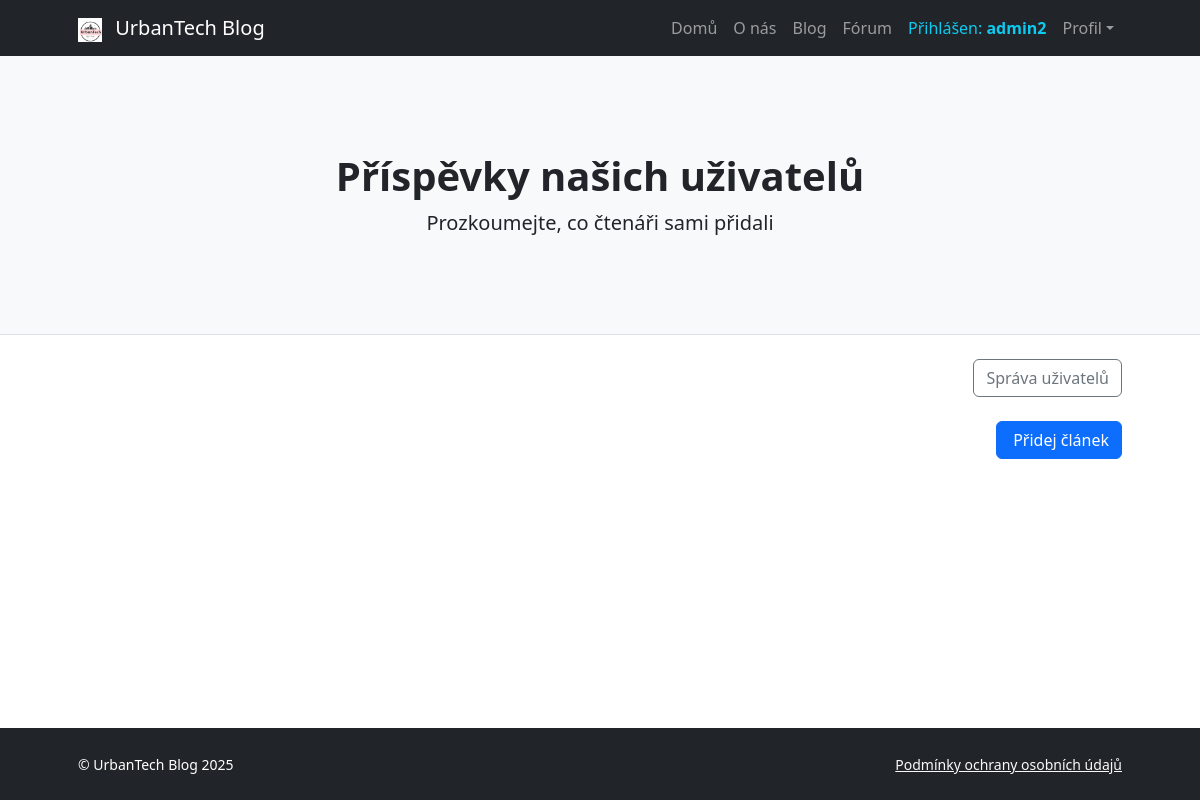
Before: /Views/post/user_post.php (signed in) with the older database file.
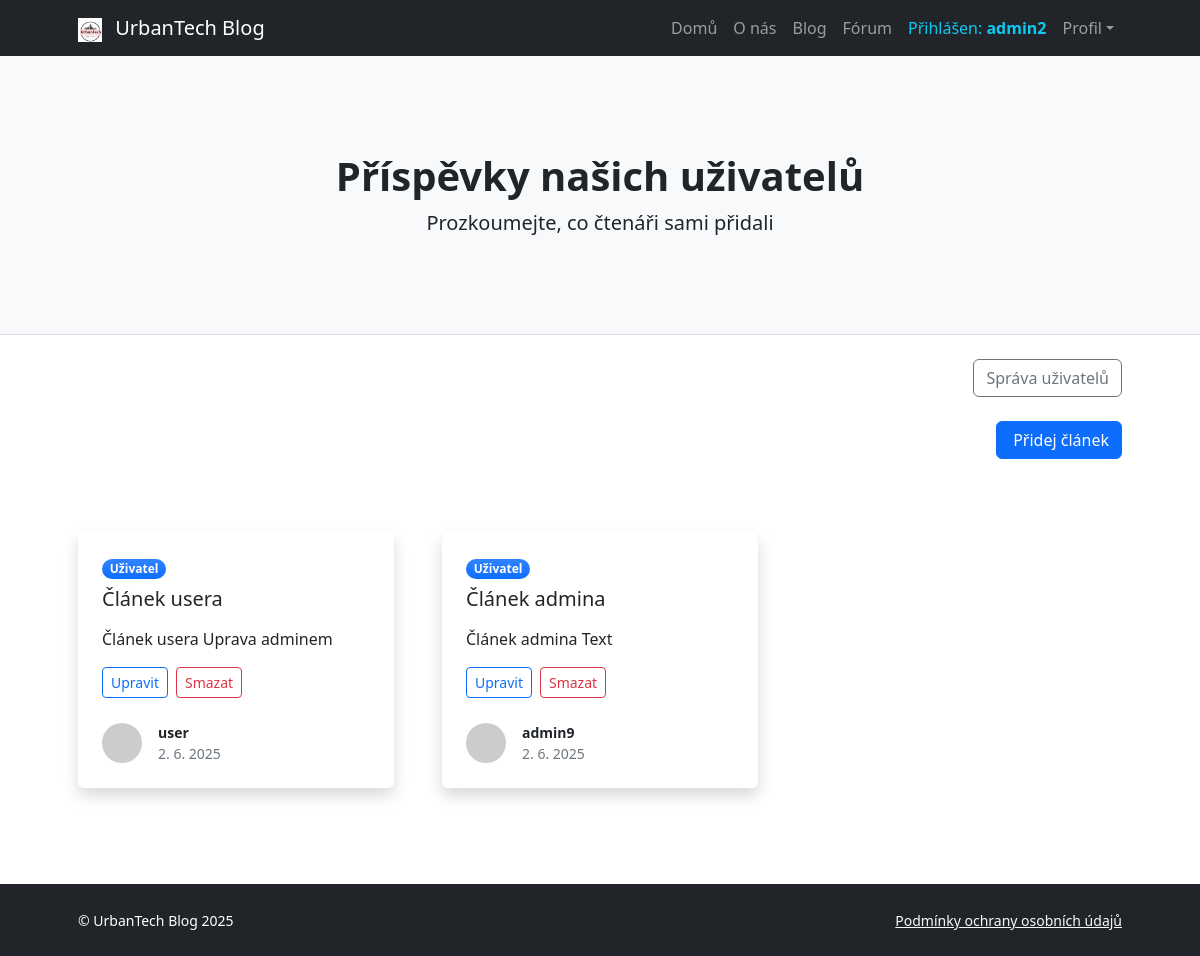
After: the same page with the newer database file.
### tables this page shows
CREATE TABLE `user_posts` (
  `id` int(11) NOT NULL,
  `user_id` int(11) NOT NULL,
  `title` varchar(255) NOT NULL,
  `content` text NOT NULL,
  `image_path` varchar(255) DEFAULT NULL,
  `created_at` datetime DEFAULT current_timestamp()
);

CREATE TABLE `blog_users` (
  `id` int(11) NOT NULL,
  `username` varchar(100) NOT NULL,
  `first_name` varchar(100) DEFAULT NULL,
  `last_name` varchar(100) DEFAULT NULL,
  `email` varchar(255) NOT NULL,
  `password` varchar(255) NOT NULL,
  `role` enum('user','admin') DEFAULT 'user',
  `created_at` timestamp NOT NULL DEFAULT current_timestamp()
);

### Views/post/user_post.php (the view, shortened to what this page needs)
<?php
try {
    $pdo = (new Database())->getConnection();
    $stmt = $pdo->query("SELECT p.id, p.title, p.content, p.image_path, p.created_at, u.username
                          FROM user_posts p
                          JOIN blog_users u ON p.user_id = u.id
                          ORDER BY p.created_at DESC");
    $posts = $stmt->fetchAll(PDO::FETCH_ASSOC);
} catch (PDOException $e) {
    die("Chyba databáze: " . $e->getMessage());
}
?>
<!DOCTYPE html>
<html lang="cs">
<head>
    <link href="https://cdn.jsdelivr.net/npm/bootstrap@5.3.0/dist/css/bootstrap.min.css" rel="stylesheet">
    <link rel="stylesheet" href="../../css/styles.css">
</head>
<body class="d-flex flex-column">
<main class="flex-shrink-0">
    <?php include 'navbar.php'; ?>
   <header class="py-5 bg-light border-bottom mb-4">
    <div class="container px-5">
        <div class="text-center my-5">
            <h1 class="fw-bolder">Příspěvky našich uživatelů</h1>
            <p class="lead mb-0">Prozkoumejte, co čtenáři sami přidali</p>
        </div>
    </div>
</header>
<?php if (isset($_SESSION['role']) && $_SESSION['role'] === 'admin'): ?>
    <div class="container px-5 mb-4 text-end">
        <a href="user_list.php" class="btn btn-outline-secondary">Správa uživatelů</a>
    </div>
<?php endif; ?>
<?php if (isset($_SESSION['user_id'])): ?>
    <div class="container px-5 mb-4 text-end">
        <a href="create_user_post.php" class="btn btn-primary">
            <i class="bi bi-plus-circle me-1"></i> Přidej článek
        </a>
    </div>
<?php endif; ?>
    <section class="py-5">
        <div class="container px-5">
            <div class="row gx-5">
              <?php foreach ($posts as $post): ?>
                <div class="col-lg-4 mb-5">
                    <div class="card h-100 shadow border-0">
                       <div class="card-body p-4">
                         <div class="badge bg-primary bg-gradient rounded-pill mb-2">Uživatel</div>
                        <h5 class="card-title mb-3">
                            <a class="text-decoration-none link-dark" href="user_post_detail.php?id=<?= $post['id'] ?>">
                                <?= htmlspecialchars($post['title']) ?>
                            </a>
                        </h5>
                        <p class="card-text mb-3"><?= htmlspecialchars(mb_strimwidth($post['content'], 0, 100, '...')) ?></p>
                        <?php if (isset($_SESSION['role']) && $_SESSION['role'] === 'admin'): ?>
                            <div class="d-flex gap-2">
                                <a href="edit_user_post.php?id=<?= $post['id'] ?>" class="btn btn-sm btn-outline-primary">Upravit</a>
                                <form action="../../Controllers/delete_user_post.php" method="post" onsubmit="return confirm('Opravdu chcete příspěvek smazat?');">
                                    <button type="submit" class="btn btn-sm btn-outline-danger">Smazat</button>
                                </form>
                            </div>
                        <?php endif; ?>
                    </div>
                        <div class="card-footer p-4 pt-0 bg-transparent border-top-0">
                            <div class="d-flex align-items-end justify-content-between">
                                <div class="d-flex align-items-center">
                                    <img class="rounded-circle me-3" src="https://dummyimage.com/40x40/ced4da/6c757d" alt="avatar" />
                                    <div class="small">
                                        <div class="fw-bold"><?= htmlspecialchars($post['username']) ?></div>
                                        <div class="text-muted"><?= date('j. n. Y', strtotime($post['created_at'])) ?></div>
                                    </div>
                                </div>
                            </div>
                        </div>
                    </div>
                </div>
            <?php endforeach; ?>
            </div>
        </div>
    </section>
</main>
<?php include 'footer.php'; ?>
</body>
</html>

### Views/post/navbar.php (shortened to what this page needs)
<nav class="navbar navbar-expand-lg navbar-dark bg-dark">
    <div class="container px-5">
        <a class="navbar-brand" href="../pages/index.php">
            <img src="../../assets/favicon.ico" style="height: 24px; width: 24px; margin-right: 8px;">
            UrbanTech Blog
        </a>
        <div class="collapse navbar-collapse" id="navbarSupportedContent">
            <ul class="navbar-nav ms-auto mb-2 mb-lg-0">
                <li class="nav-item"><a class="nav-link" href="../pages/index.php">Domů</a></li>
                <li class="nav-item"><a class="nav-link" href="../pages/about.php">O nás</a></li>
                <li class="nav-item"><a class="nav-link" href="../pages/blog.php">Blog</a></li>
                <li class="nav-item"><a class="nav-link" href="user_post.php">Fórum</a></li>
                <?php if (isset($_SESSION['username'])): ?>
                    <li class="nav-item">
                        <span class="nav-link text-info">Přihlášen: <strong><?= htmlspecialchars($_SESSION['username']) ?></strong></span>
                    </li>
                <?php endif; ?>
                <li class="nav-item dropdown">
                    <a class="nav-link dropdown-toggle" id="navbarDropdownBlog" href="#" role="button" data-bs-toggle="dropdown" aria-expanded="false">Profil</a>
                </li>
            </ul>
        </div>
    </div>
</nav>

### Views/post/footer.php
<footer class="bg-dark py-4 mt-auto">
    <div class="container px-5">
        <div class="row align-items-center justify-content-between flex-column flex-sm-row">
            <div class="col-auto">
                <div class="small m-0 text-white">© UrbanTech Blog 2025</div>
            </div>
            <div class="col-auto">
                <a class="link-light small" href="../pages/podminky.php">Podmínky ochrany osobních údajů</a>
            </div>
        </div>
    </div>
</footer>

Changed rows visible on the page:
added user_posts: title "Článek usera", content "Článek usera Uprava adminem", user.username "user", created_at "2. 6. 2025"
added user_posts: title "Článek admina", content "Článek admina Text", user.username "admin9", created_at "2. 6. 2025"
